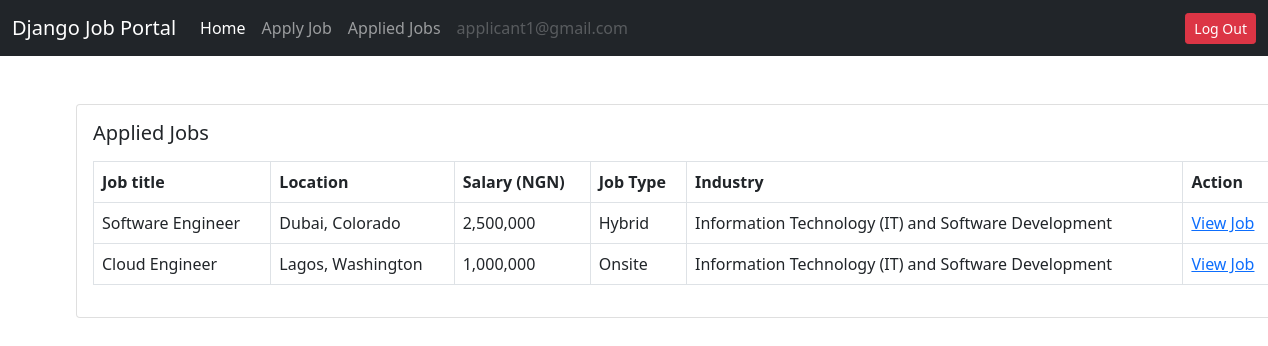
/applied-jobs/ (signed in), run on the app's committed database.
### users/models.py (models this page shows)
class User(AbstractUser):
    email =  models.EmailField(max_length=255, unique=True)
    is_recruiter = models.BooleanField(default=False)
    is_applicant = models.BooleanField(default=False)
    has_resume = models.BooleanField(default=False)
    has_company = models.BooleanField(default=False)

### job/models.py (models this page shows, shortened)
class Job(models.Model):
    job_choices = (
        ('Remote', 'Remote'),
        ('Onsite', 'Onsite'),
        ('Hybrid', 'Hybrid'),
    )
    user = models.ForeignKey(User, on_delete=models.CASCADE)
    company = models.ForeignKey(Company, on_delete=models.CASCADE)
    title = models.CharField(max_length=255)
    city = models.CharField(max_length=255)
    salary = models.PositiveIntegerField()
    requirements = models.TextField()
    ideal_candidate = models.TextField()
    is_available = models.BooleanField(default=False)
    timestamp = models.DateTimeField(auto_now_add=True)
    industry = models.ForeignKey(Industry, on_delete=models.DO_NOTHING, null=True, blank=True)
    state = models.ForeignKey(State, on_delete=models.DO_NOTHING, null=True, blank=True)
    job_type = models.CharField(max_length=255, choices=job_choices, null=True, blank=True)

class State(models.Model):
    name = models.CharField(max_length=255)
    def __str__(self):
        return self.name

class Industry(models.Model):
    name = models.CharField(max_length=255)
    def __str__(self):
        return self.name

### job/views.py (the view)
# urls.py: path('applied-jobs/', views.applied_jobs, name='applied-jobs'),
def applied_jobs(request):
    jobs = Job.objects.filter(applyjob__user=request.user)
    context = {
        'jobs': jobs
    }
    return render(request, 'job/applied_jobs.html', context)

### templates/job/applied_jobs.html
{% extends 'base.html' %}
{% load humanize %}
{% block content %}
<div class="card mx-auto" style="width: 76rem;">
    <div class="card-body">
        <h5 class="card-title mb-3">Applied Jobs</h5>
        <table class="table table-bordered">
            <thead>
                <tr>
                    <th scope="col">Job title</th>
                    <th scope="col">Location</th>
                    <th scope="col">Salary (NGN)</th>
                    <th scope="col">Job Type</th>
                    <th scope="col">Industry</th>
                    <th scope="col">Action</th>
                </tr>
            </thead>
            <tbody>
                {% for job in jobs %}
                <tr>
                    <td>{{ job.title }}</td>
                    <td>{{ job.city }}, {{ job.state }}</td>
                    <td>{{ job.salary|intcomma }}</td>
                    <td>{{ job.job_type }}</td>
                    <td>{{ job.industry }}</td>
                    <td>
                        <a href="{% url 'job-details' job.pk %}">View Job</a>
                    </td>
                </tr>
                {% endfor %}
            </tbody>
        </table>
    </div>
</div>
{% endblock content %}

### templates/base.html (shortened to what this page needs)
<!DOCTYPE html>
<html lang="en">
<head>
    <link href="https://cdn.jsdelivr.net/npm/bootstrap@5.0.2/dist/css/bootstrap.min.css" rel="stylesheet"
>
    <link rel="stylesheet" href="https://cdnjs.cloudflare.com/ajax/libs/font-awesome/6.0.0-beta3/css/all.min.css">
</head>
<body>
    <nav class="navbar navbar-expand-lg navbar-dark bg-dark">
        <div class="container-fluid">
            <a href="{% url 'home' %}" class="navbar-brand">Django Job Portal</a>
        <div class="collapse navbar-collapse" id="navbarSupportedContent">
            {% if request.user.is_authenticated %}
            {% if request.user.is_applicant %}
            <ul class="navbar-nav me-auto mb-2 mb-lg-0">
                <li class="nav-item">
                    <a href="{% url 'home' %}" class="nav-link active">Home</a>
                </li>
                {% if request.user.has_resume %}
                <li class="nav-item">
                    <a href="{% url 'job-listing' %}" class="nav-link">Apply Job</a>
                </li>
                <li class="nav-item">
                    <a href="{% url 'applied-jobs' %}" aria-current="page" class="nav-link">Applied Jobs</a>
                </li>
                {% else %}
                <li class="nav-item">
                    <a href="{% url 'update-resume' %}" class="nav-link">Create Resume</a>
                </li>
                {% endif %}
                <li class="nav-item">
                    <a href="#" class="nav-link disabled" tabindex="-1" aria-disabled="true">{{ request.user.email }}</a>
            </ul>
            <a href="{% url 'logout' %}" class="btn btn-danger btn-sm">Log Out</a>
            {% endif %}
            {% endif %}
        </div>
        </div>
    </nav>
    <div class="container mt-5">
        {% block content %}
        {% endblock content %}
    </div>
</body>
</html>

### data on the page
User: user.email "applicant1@gmail.com"
Job: title "Software Engineer", city "Dubai", state "Colorado", salary "2,500,000", job_type "Hybrid", industry "Information Technology (IT) and Software Development"
Job: title "Cloud Engineer", city "Lagos", state "Washington", salary "1,000,000", job_type "Onsite", industry "Information Technology (IT) and Software Development"
